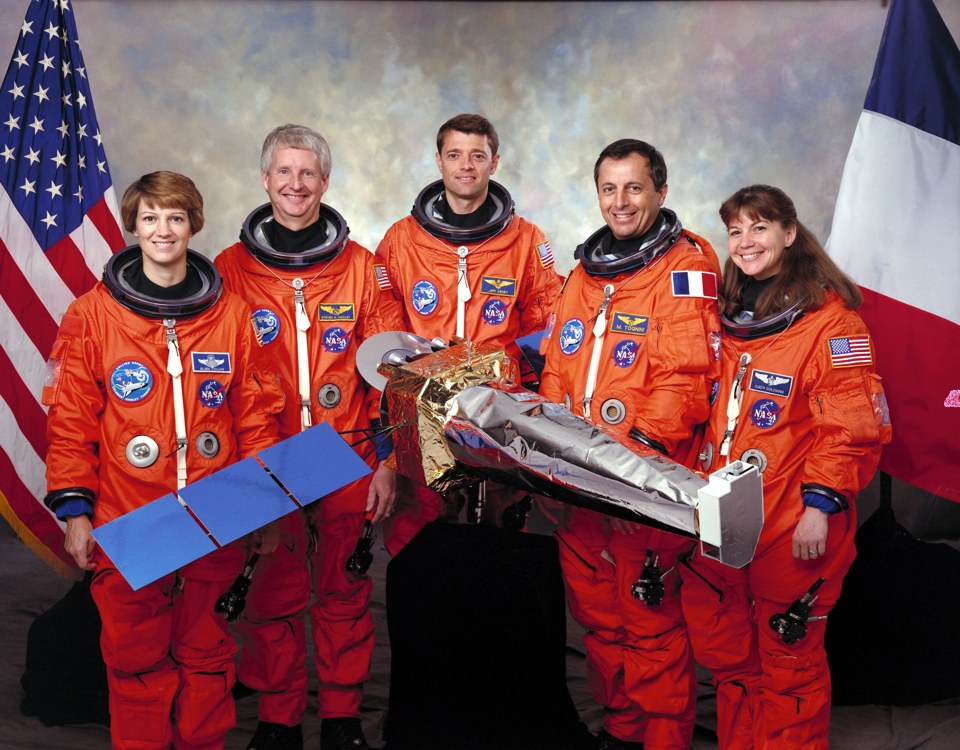
#> input picture docs/assets/inputs/nasa-sts93-crew.jpg, 960 x 750 px
$ python build_doc_visuals.py
#> lines starting #> are read from the running program, lines starting #| are printed output that depends on the picture
"""Build documentation layouts from captured output; never generate detections.

Requires Pillow. Run from the repository root after reproducing the captures.
The PNG layouts resize entire canvases without cropping or repainting them.
The SVG is a conceptual architecture diagram, not an inference result.
"""
from pathlib import Path
from PIL import Image, ImageDraw, ImageFont

ASSETS = Path(__file__).resolve().parents[1] / 'docs' / 'assets'
FONT = Path('/usr/share/fonts/truetype/dejavu')


def font(size, bold=False):
    return ImageFont.truetype(str(FONT / ('DejaVuSans-Bold.ttf' if bold else 'DejaVuSans.ttf')), size)


def fit(image, size):
    result = image.copy()
    result.thumbnail(size, Image.Resampling.LANCZOS)
    return result


def hero(mobile=False):
#> called with mobile = False
    width, height = (640, 1110) if mobile else (1200, 670)
    im = Image.new('RGB', (width, height), '#101e2e')
    d = ImageDraw.Draw(im)
    d.text((32, 26), 'SCENE-DETECT / CAPTURED OUTPUT', font=font(18, True), fill='#67d8cf')
    d.text((32, 66), 'From pixels to posture cues', font=font(30 if mobile else 38, True), fill='white')
    d.text((32, 120), 'YOLOv8-Pose · unchanged live renderer', font=font(20), fill='#ccd8e7')
    photo = Image.open(ASSETS / 'inputs/nasa-sts93-crew.jpg').convert('RGB')
#> photo is the input picture: PIL image 960x750 RGB; mean R, G, B 125.7, 78.7, 82.9
    output = Image.open(ASSETS / 'outputs/yolo-crew.png').convert('RGB')
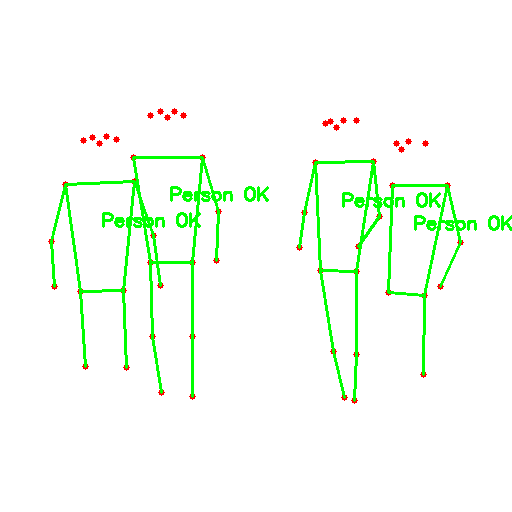
#> input picture docs/assets/outputs/yolo-crew.png, 512 x 512 px
#> output is the input picture: PIL image 512x512 RGB; mean R, G, B 245.2, 254, 244.1
    panels = [(32, 178, 576, 370, 'INPUT / NASA STS-93 CREW', photo),
              (32, 604, 576, 370, 'OUTPUT / FOUR DETECTED POSES', output)] if mobile else [
              (32, 186, 552, 396, 'INPUT / NASA STS-93 CREW', photo),
              (616, 186, 552, 396, 'OUTPUT / FOUR DETECTED POSES', output)]
#> panels = 2 items
    for x, y, w, h, label, source in panels:
        d.text((x, y-32), label, font=font(17, True), fill='#ccd8e7')
        d.rounded_rectangle((x, y, x+w, y+h), radius=12, fill='white')
        resized = fit(source, (w-16, h-16))
        im.paste(resized, (x+(w-resized.width)//2, y+(h-resized.height)//2))
#> this loop made 2 passes
#> (x, y, w, h, label) on passes 1 to 2: (32, 186, 552, 396, 'INPUT / NASA STS-93 CREW'), (616, 186, 552, 396, 'OUTPUT / FOUR DETECTED POSES')
#> pass 1, in hero, `resized = fit(source, (w-16, h-16))`:
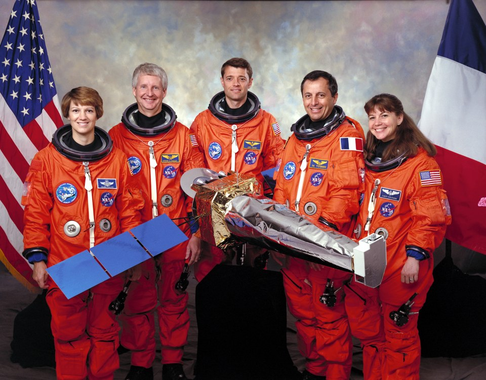
#> resized: PIL image 486x380 RGB; mean R, G, B 125.7, 78.7, 82.9
    y = 1010 if mobile else 610
    d.text((32, y), 'Five people in the photo; four detected.', font=font(20, True), fill='white')
    d.text((32, y+32), 'A reproducible frame, not a performance benchmark.', font=font(18), fill='#ccd8e7')
    im.save(ASSETS / ('scene-detect-demo-mobile.png' if mobile else 'scene-detect-demo.png'), optimize=True)
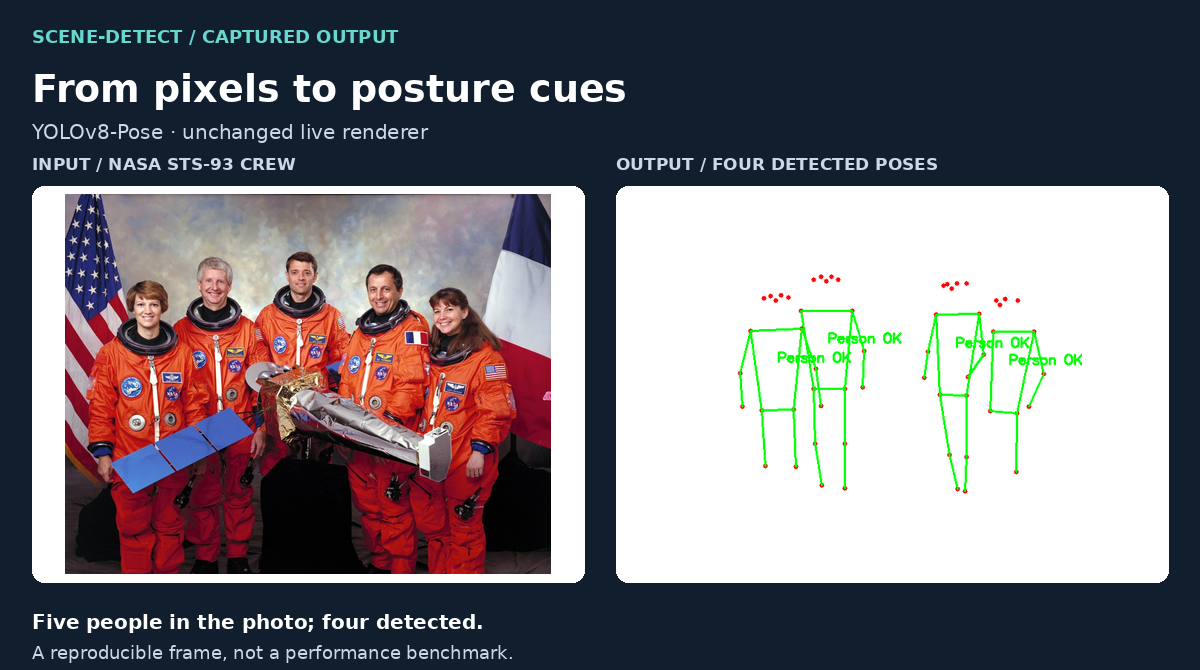
#> saved as scene-detect-demo.png: PIL image 1200x670 RGB; mean R, G, B 119.4, 116.7, 122.9


def architecture():
    # Vertical layout keeps the diagram legible when embedded in a narrow page.
    svg = '''<svg xmlns="http://www.w3.org/2000/svg" width="720" height="796" viewBox="0 0 720 796" role="img" aria-labelledby="title desc">
<title id="title">Scene-detect data flow and variant rules</title>
<desc id="desc">RGB input enters a pose estimator. MediaPipe returns one pose with 33 landmarks; YOLO returns multiple poses with 17 points each. Variant-specific rules assign posture labels, then the scripts draw skeletons and optionally request speech. RGB processing occurs before the skeleton display.</desc>
<defs><marker id="arrow" markerWidth="8" markerHeight="8" refX="6" refY="4" orient="auto"><path d="M0 0L8 4L0 8" fill="#526b80"/></marker></defs>
<rect width="720" height="796" rx="18" fill="#f2f6fa"/>
<g font-family="DejaVu Sans,Arial,sans-serif" fill="#172c40">
<text x="32" y="44" font-size="16" font-weight="bold" fill="#326e77">SYSTEM OVERVIEW / CONCEPTUAL DIAGRAM</text>
<rect x="32" y="68" width="656" height="90" rx="12" fill="#172c40"/>
<text x="56" y="104" font-size="24" fill="white" font-weight="bold">01  Image or camera frame</text>
<text x="56" y="135" font-size="19" fill="#dae5ee">Raw pixels are processed in memory.</text>
<path d="M360 158V195" stroke="#526b80" stroke-width="3" marker-end="url(#arrow)"/>
<rect x="32" y="202" width="656" height="116" rx="12" fill="white" stroke="#c7d4df"/>
<text x="56" y="238" font-size="24" font-weight="bold">02  Pose estimation</text>
<text x="56" y="271" font-size="20">MediaPipe: one pose / 33 landmarks</text>
<text x="56" y="300" font-size="20">YOLOv8-Pose: multiple poses / 17 points each</text>
<path d="M360 318V355" stroke="#526b80" stroke-width="3" marker-end="url(#arrow)"/>
<rect x="32" y="362" width="656" height="196" rx="12" fill="white" stroke="#c7d4df"/>
<text x="56" y="399" font-size="24" font-weight="bold">03  Variant-specific posture rules</text>
<text x="56" y="436" font-size="20">Image: wide bounds OR torso tilt &gt; 30°</text>
<text x="56" y="472" font-size="20">Live MediaPipe: 2 of 3 cues, including relative z</text>
<text x="56" y="508" font-size="20">Live YOLO: wide bounds AND torso tilt &gt; 30°</text>
<text x="56" y="540" font-size="17" fill="#526b80">YOLO requires visible shoulders and hips; no depth cue.</text>
<path d="M360 558V595" stroke="#526b80" stroke-width="3" marker-end="url(#arrow)"/>
<rect x="32" y="602" width="656" height="118" rx="12" fill="#dcefeb" stroke="#a5cdc5"/>
<text x="56" y="640" font-size="24" font-weight="bold">04  Skeleton canvas + posture label</text>
<text x="56" y="675" font-size="20">512 × 512 display; optional image export</text>
<text x="56" y="704" font-size="20">Live scripts request speech when a flag first appears.</text>
<text x="32" y="761" font-size="19" fill="#526b80">Posture cues describe geometry, not a person's health.</text>
</g></svg>'''
    (ASSETS / 'architecture.svg').write_text(svg)


if __name__ == '__main__':
    hero()
    hero(mobile=True)
#> call 2 of hero, with mobile = True
#> in hero (call 2), `im = Image.new('RGB', (width, height), '#101e2e')`:
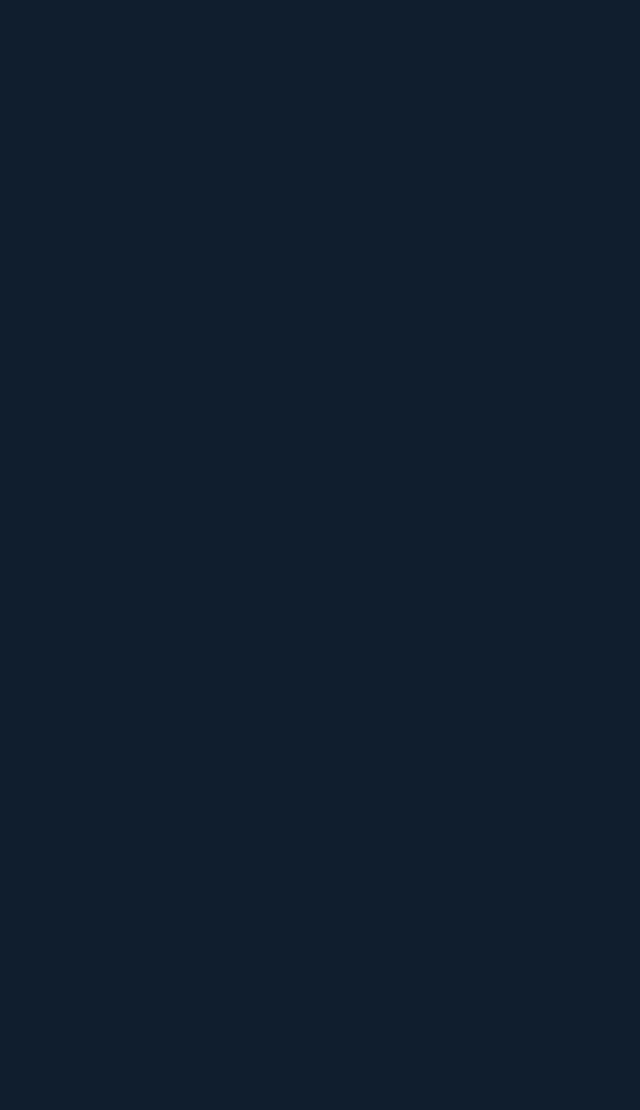
#> im: PIL image 640x1110 RGB; mean R, G, B 16, 30, 46
#> the loop in hero (call 2), `for x, y, w, h, label, source in panels:` made 2 passes
#> (x, y, w, h, label) on passes 1 to 2: (32, 178, 576, 370, 'INPUT / NASA STS-93 CREW'), (32, 604, 576, 370, 'OUTPUT / FOUR DETECTED POSES')
#> pass 1, in hero (call 2), `resized = fit(source, (w-16, h-16))`:
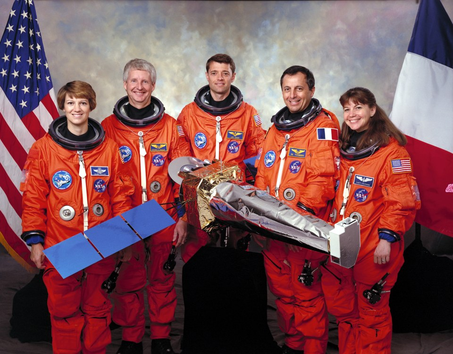
#> resized: PIL image 453x354 RGB; mean R, G, B 125.7, 78.7, 82.9
#> after the loop in hero (call 2), `for x, y, w, h, label, source in panels:`:
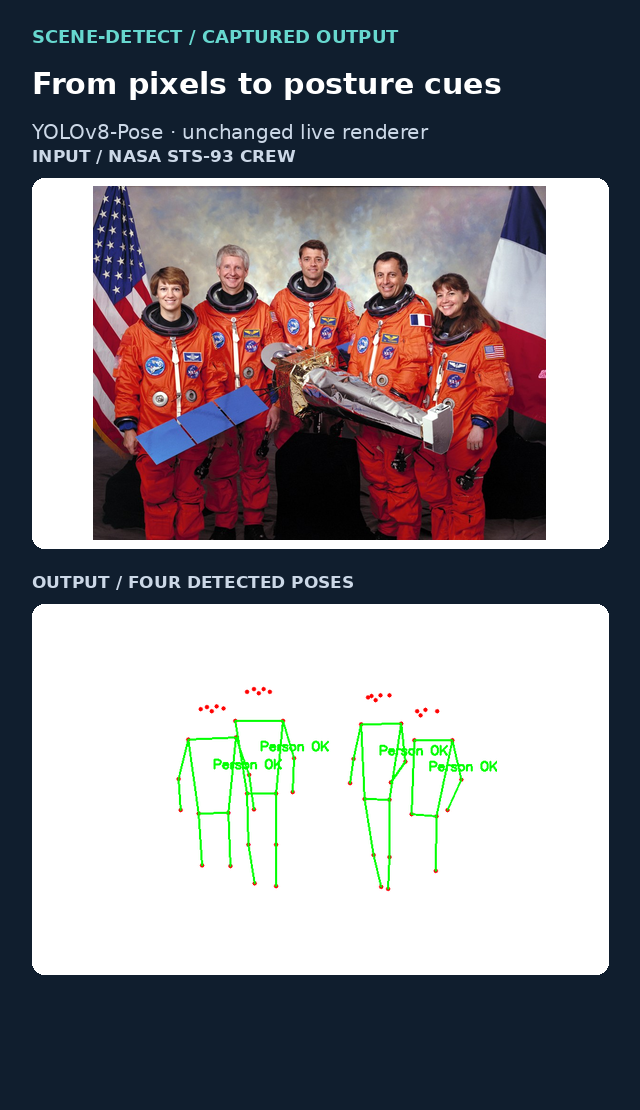
#> im: PIL image 640x1110 RGB; mean R, G, B 131.8, 128.5, 133.9
#> in hero (call 2), `im.save(ASSETS / ('scene-detect-demo-mobile.png' if mobile else 'scene..`:
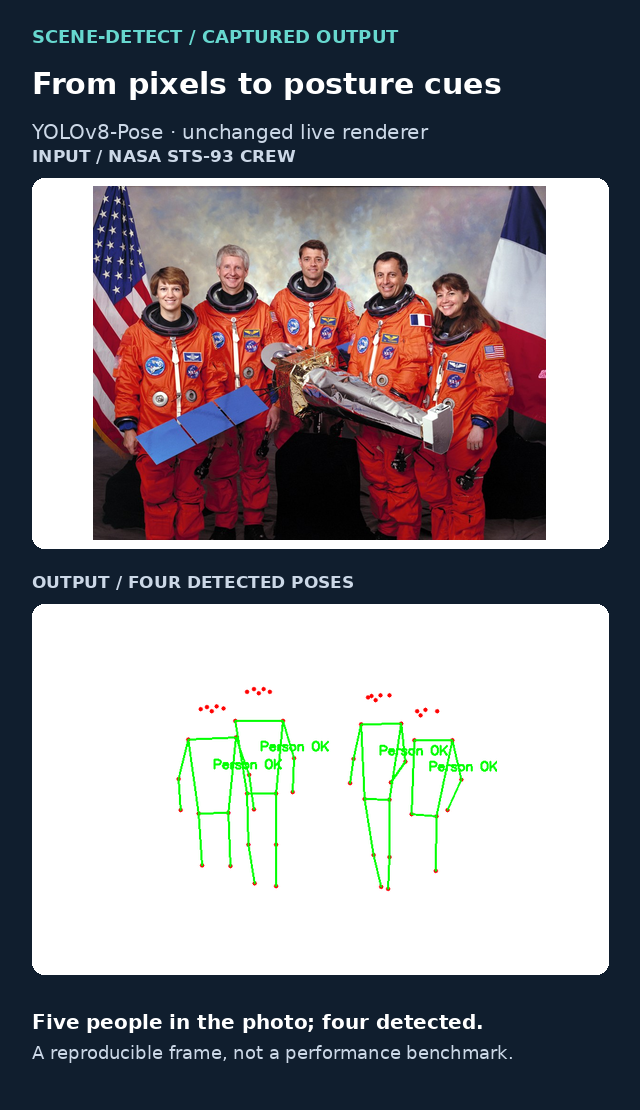
#> saved as scene-detect-demo-mobile.png: PIL image 640x1110 RGB; mean R, G, B 133.2, 129.8, 135.2
    architecture()
